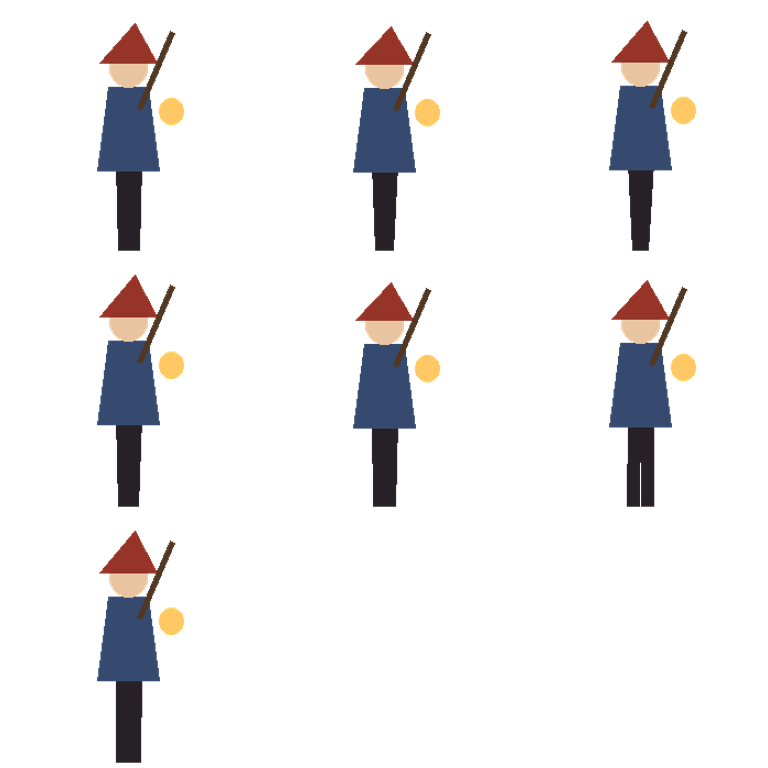
#> input picture Assets/Resources/Hero/hero_idle.png, 768 x 768 px
$ python -i build_assets.py   (imports and definitions only)
#> lines starting #> are read from the running program, lines starting #| are printed output that depends on the picture
#> further down, picture is the input picture: PIL image 768x768 RGBA; mean R, G, B, A 10.7, 9.2, 9.9, 27.7
#!/usr/bin/env python3
"""Turn raw DreamLayer outputs (art/raw) into game-ready assets (public/assets).

Driven by art/assets.json. Entry types:
  opaque  - full-frame painting: resize to fit max_w
  cutout  - transparent PNG: trim to the visible pixels, resize to a target height
  gloom   - derived locally from another processed asset (desaturate, darken, cool tint)
  hero    - sprite-sheet ZIPs + one pose PNG, normalised onto one shared canvas

Every processed destination is recorded in art/real.txt so placeholders.py never
overwrites real art again.
"""
import io
import json
import re
import sys
import zipfile
from pathlib import Path

from PIL import Image, ImageEnhance

ROOT = Path(__file__).resolve().parent.parent
RAW = ROOT / "art" / "raw"
OUT = ROOT / "public" / "assets"
CFG = ROOT / "art" / "assets.json"
REAL = ROOT / "art" / "real.txt"
GEN_TS = ROOT / "src" / "generated" / "sprites.ts"

real: set[str] = set(REAL.read_text().split()) if REAL.exists() else set()


# [18 lines left out: functions save, trim, not called in this run]


def fit_height(img: Image.Image, h: int) -> Image.Image:
    w = max(1, round(img.width * h / img.height))
    return img.resize((w, h), Image.LANCZOS)


# [4 lines left out: function fit_width, not called in this run]


def gloomify(img: Image.Image) -> Image.Image:
    """Local stand-in for a DreamLayer gloom edit, used only for small props."""
    img = img.convert("RGBA")
    alpha = img.getchannel("A")
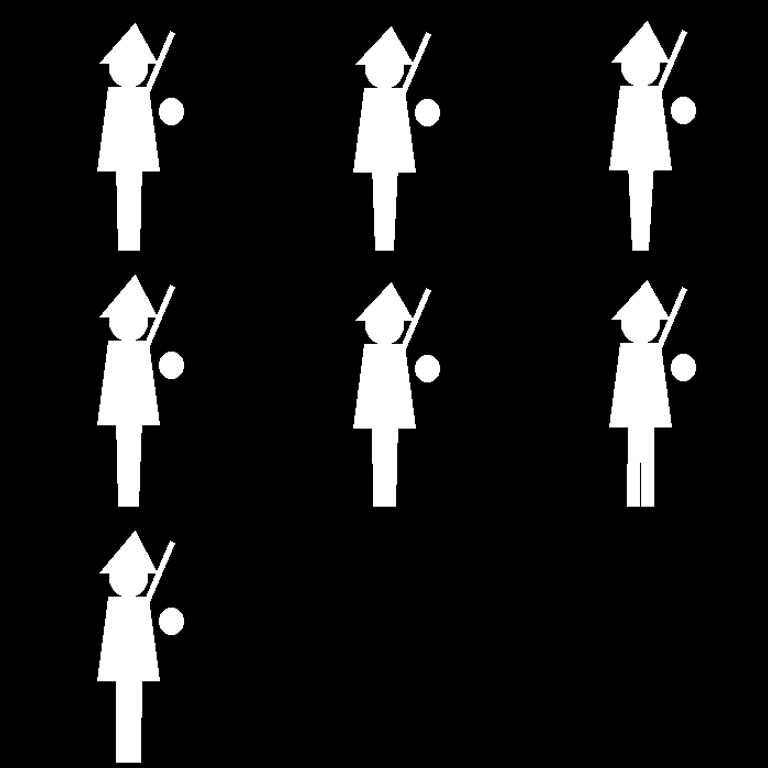
#> alpha: PIL image 768x768 L; min 0, max 255, mean 27.7
    rgb = img.convert("RGB")
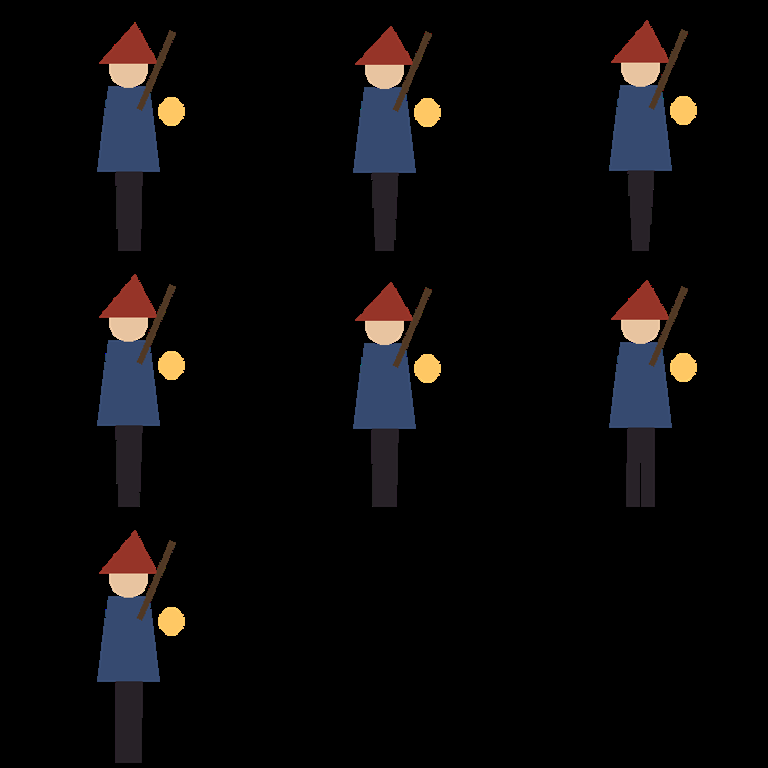
#> rgb: PIL image 768x768 RGB; mean R, G, B 10.7, 9.2, 9.9
    rgb = ImageEnhance.Color(rgb).enhance(0.22)
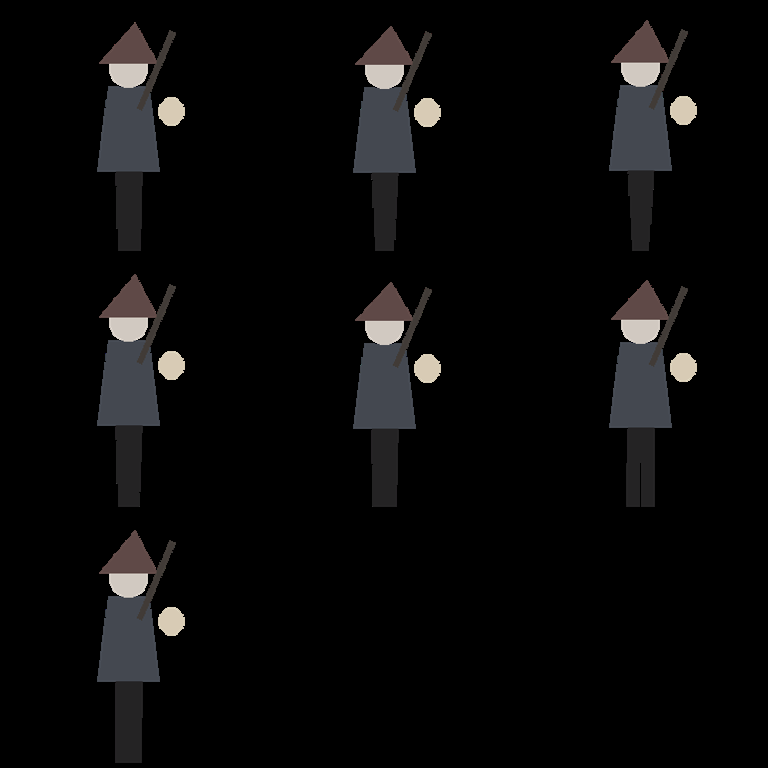
#> rgb: PIL image 768x768 RGB; mean R, G, B 9.9, 9.5, 9.6
    rgb = ImageEnhance.Brightness(rgb).enhance(0.6)
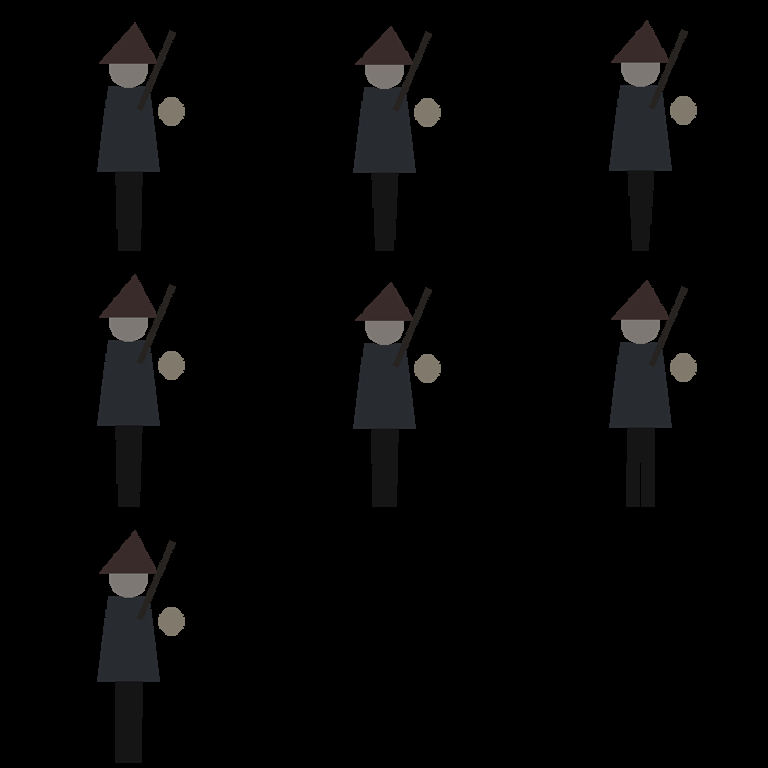
#> rgb: PIL image 768x768 RGB; mean R, G, B 5.9, 5.7, 5.8
    tint = Image.new("RGB", rgb.size, (52, 64, 96))
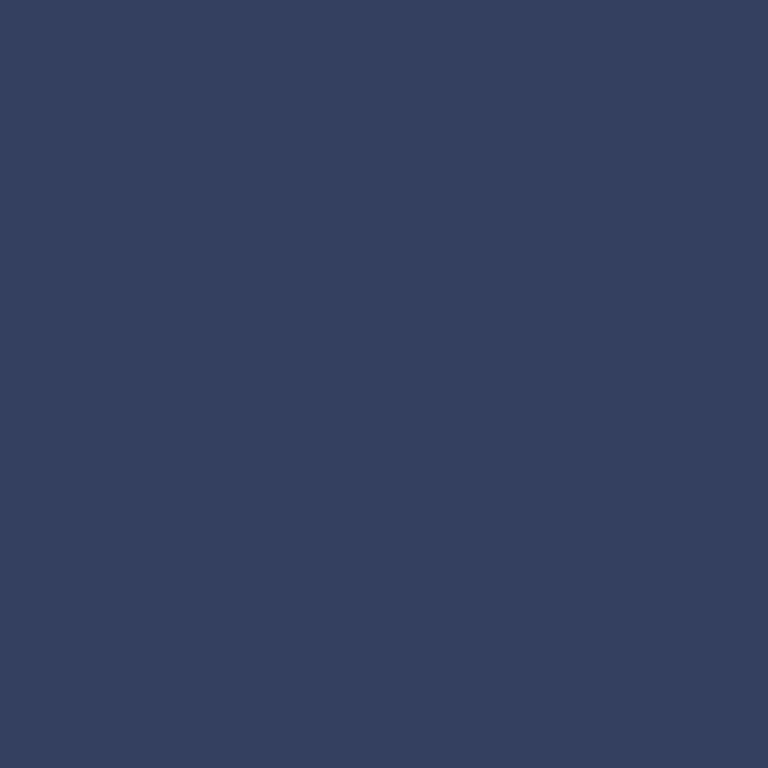
#> tint: PIL image 768x768 RGB; mean R, G, B 52, 64, 96
    rgb = Image.blend(rgb, tint, 0.28)
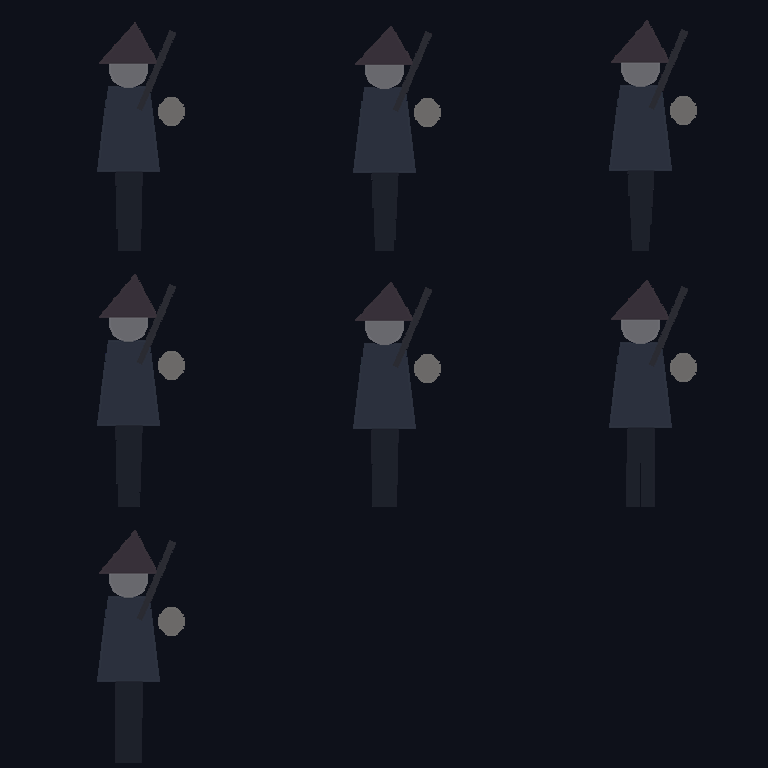
#> rgb: PIL image 768x768 RGB; mean R, G, B 18.2, 21.1, 30.2
    out = rgb.convert("RGBA")
    out.putalpha(alpha)
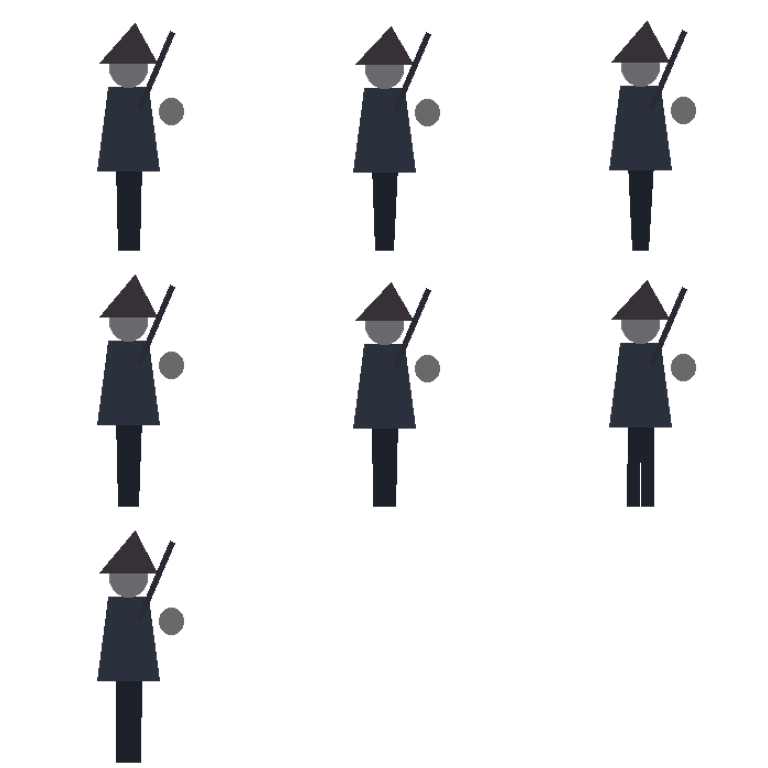
#> out: PIL image 768x768 RGBA; mean R, G, B, A 18.2, 21.1, 30.2, 27.7; transparent parts drawn white
    return out


# [218 lines left out: functions drop_floor_shadow, tileable, surface_row, align_surface, pair_cutout, load_sprite_zip and 3 more, not called in this run]


# [2 lines not run here, left out]

>>> from PIL import Image
>>> picture = Image.open('../Assets/Resources/Hero/hero_idle.png')
>>> result = gloomify(picture)
